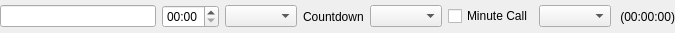
<?xml version="1.0" encoding="UTF-8"?>
<ui version="4.0">
 <class>Timer</class>
 <widget class="QWidget" name="Timer">
  <property name="enabled">
   <bool>true</bool>
  </property>
  <property name="geometry">
   <rect>
    <x>0</x>
    <y>0</y>
    <width>675</width>
    <height>33</height>
   </rect>
  </property>
  <property name="windowTitle">
   <string/>
  </property>
  <layout class="QHBoxLayout" name="horizontalLayout_2">
   <property name="spacing">
    <number>6</number>
   </property>
   <property name="margin">
    <number>0</number>
   </property>
   <item>
    <widget class="QLineEdit" name="name">
     <property name="minimumSize">
      <size>
       <width>80</width>
       <height>0</height>
      </size>
     </property>
    </widget>
   </item>
   <item>
    <widget class="QTimeEdit" name="value">
     <property name="accelerated">
      <bool>true</bool>
     </property>
     <property name="currentSection">
      <enum>QDateTimeEdit::MinuteSection</enum>
     </property>
     <property name="displayFormat">
      <string notr="true">mm:ss</string>
     </property>
    </widget>
   </item>
   <item>
    <widget class="QComboBox" name="mode"/>
   </item>
   <item>
    <widget class="QLabel" name="countdownBeepLabel">
     <property name="text">
      <string>Countdown</string>
     </property>
    </widget>
   </item>
   <item>
    <widget class="AutoComboBox" name="countdownBeep"/>
   </item>
   <item>
    <widget class="QCheckBox" name="minuteBeep">
     <property name="text">
      <string>Minute Call</string>
     </property>
    </widget>
   </item>
   <item>
    <widget class="AutoComboBox" name="persistent"/>
   </item>
   <item>
    <widget class="QLabel" name="persistentValue">
     <property name="text">
      <string notr="true"> (00:00:00)</string>
     </property>
    </widget>
   </item>
  </layout>
 </widget>
 <customwidgets>
  <customwidget>
   <class>AutoComboBox</class>
   <extends>QComboBox</extends>
   <header>autocombobox.h</header>
  </customwidget>
 </customwidgets>
 <resources/>
 <connections/>
</ui>
